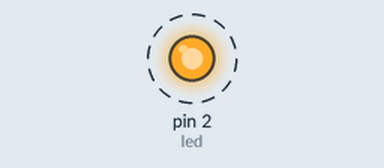
The sketch below on a simulated Arduino Uno, built with avr-gcc and run on an emulated ATmega328P. On the bench: output pins drawn as LEDs (lit = HIGH). Dashed ring = blinking.

Above: at 0.5 s.
Timing chart, 0 to 4.6 s (numbered marks = the images above):
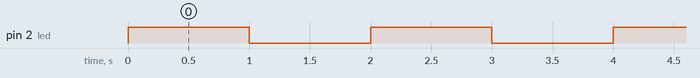

The sketch:

1-Blink.ino
```cpp
int led=2;

void setup() {
  pinMode(led,OUTPUT);
  Serial.begin(9600);
}

void loop() {
  digitalWrite(led,HIGH);
  delay(1000);
  digitalWrite(led,LOW);
  delay(1000);
}
```

Measured:
- by itself, pin 2 (led): alternates HIGH for 1.0 s and LOW for 1.0 s
